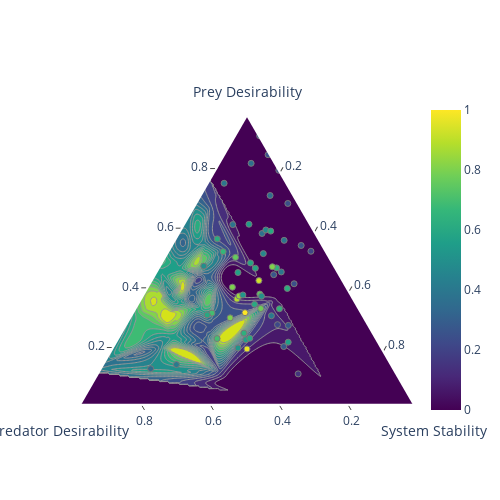

This figure's notebook cell:
### Code cell
from cadcad_machine_search.visualizations import plot_goal_ternary

PREY_ABUNDANCE_THRESHOLD = (df.prey_population / df.predator_population).mean()
PREDATOR_ABUNDANCE_THRESHOLD = (df.predator_population / df.prey_population).mean()
PREY_VARIANCE_THRESHOLD = df.prey_population.std()
PREDATOR_VARIANCE_THRESHOLD = df.predator_population.std()

kpis = {'prey_abundance': lambda df: df.prey_population.mean(),
        'predator_abundance': lambda df: df.predator_population.mean(),
        'prey_variance': lambda df: 1 / df.prey_population.std(),
        'predator_variance': lambda df: 1 / df.predator_population.std(),
        }

# Define goals as sides of the triangle
goals = {}
goals['Prey Desirability'] = lambda metrics: (metrics['prey_abundance'] + metrics['prey_variance']) / 2
goals['Predator Desirability'] = lambda metrics: (metrics['predator_abundance'] + metrics['predator_variance']) / 2
goals['System Stability'] = lambda metrics: (metrics['prey_variance'] + metrics['predator_variance']) / 2
goals['combined'] = lambda goals: goals[0] + goals[1] + goals[2]

plot_goal_ternary(df, kpis, goals, control_params)
